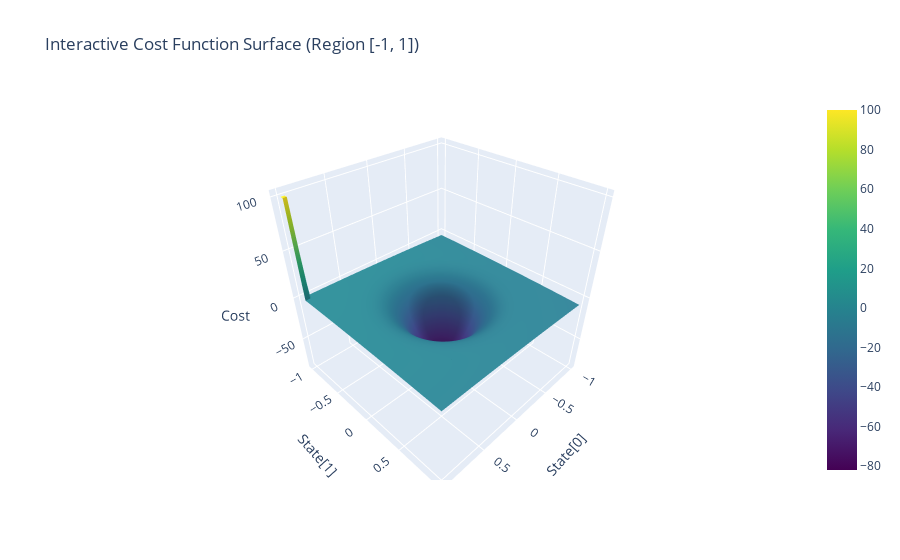

The notebook cell saved with this chart:
### Code cell
import numpy as np
import plotly.graph_objects as go

# Define the cost function
def cost_function(state, terminal_area):
    x, y = state
    cost = -(x - 1)**2 - (y + 1)**2 - 80 * np.exp(-8 * x**2 - 8 * y**2)
    if (terminal_area[0, 0] <= x <= terminal_area[0, 1] and
        terminal_area[1, 0] <= y <= terminal_area[1, 1]):
        cost += 100
    return cost

# Create a grid of state values, restricted to the region [-1, 1]
x_vals = np.linspace(-1, 1, 100)
y_vals = np.linspace(-1, 1, 100)
X, Y = np.meshgrid(x_vals, y_vals)

# Define the terminal area
terminal_area = np.array([[0.95, 1.0], [-1.0, -0.95]])

# Calculate the cost for each (x, y) pair
Z = np.array([[cost_function((x, y), terminal_area) for x in x_vals] for y in y_vals])

# Create the interactive 3D surface plot using plotly
fig = go.Figure(data=[go.Surface(z=Z, x=X, y=Y, colorscale='Viridis')])

# Customize the layout
fig.update_layout(
    title='Interactive Cost Function Surface (Region [-1, 1])',
    scene=dict(
        xaxis_title='State[0]',
        yaxis_title='State[1]',
        zaxis_title='Cost',
    ),
)

# Show the plot
fig.show()

### Figure 1 — Plotly figure (JSON) as saved in the notebook; plotly's stock layout.template omitted (floating-point values rounded to 4 significant figures; data arrays with more than 128 entries replaced by an {"elided": "..."} marker saying what was removed)
{"data": [{"colorscale": [[0, "#440154"], [0.1111, "#482878"], [0.2222, "#3e4989"], [0.3333, "#31688e"], [0.4444, "#26828e"], [0.5556, "#1f9e89"], [0.6667, "#35b779"], [0.7778, "#6ece58"], [0.8889, "#b5de2b"], [1, "#fde725"]], "type": "surface", "x": {"elided": "100x100 float values"}, "y": {"elided": "100x100 float values"}, "z": {"elided": "100x100 float values"}}], "layout": {"scene": {"xaxis": {"title": {"text": "State[0]"}}, "yaxis": {"title": {"text": "State[1]"}}, "zaxis": {"title": {"text": "Cost"}}}, "title": {"text": "Interactive Cost Function Surface (Region [-1, 1])"}}}
